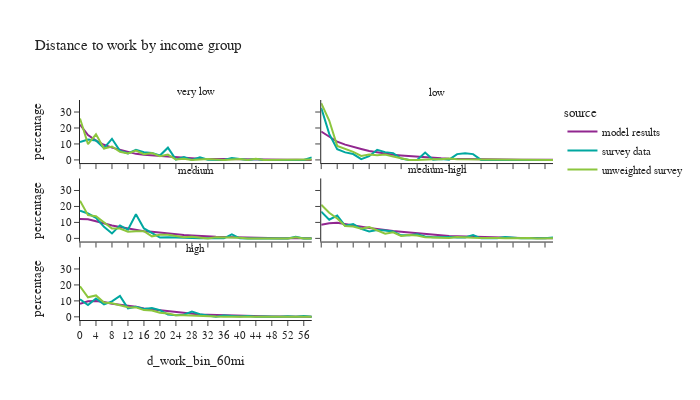

Notebook code cell kept with this figure:
### Code cell
df_plot = per_data.loc[(per_data['is_worker']) & (per_data['d_work_bin_60mi'] != float('nan'))].groupby(['source','hhincome_group','d_work_bin_60mi'])['person_weight'].sum().reset_index()
df_plot['percentage'] = df_plot.groupby(['source','hhincome_group'], group_keys=False)['person_weight']. \
    apply(lambda x: 100 * x / float(x.sum()))
# df_plot

fig2 = px.line(df_plot, x='d_work_bin_60mi', y="percentage", color="source",
               facet_col="hhincome_group", facet_col_wrap=2,
               title="Distance to work by income group")
fig2.for_each_annotation(lambda a: a.update(text = a.text.split("=")[-1]))
fig2.update_layout(height=400, width=700, font=dict(size=11))
fig2.show()

### Figure 1 — Plotly figure (JSON) as saved in the notebook; plotly's stock layout.template omitted (floating-point values rounded to 4 significant figures)
{"data": [{"hovertemplate": "source=model results<br>hhincome_group=very low<br>d_work_bin_60mi=%{x}<br>percentage=%{y}<extra></extra>", "legendgroup": "model results", "line": {"color": "#91268F", "dash": "solid"}, "marker": {"symbol": "circle"}, "mode": "lines", "name": "model results", "orientation": "v", "showlegend": true, "type": "scatter", "x": ["0", "2", "4", "6", "8", "10", "12", "14", "16", "18", "20", "22", "24", "26", "28", "30", "32", "34", "36", "38", "40", "42", "44", "46", "48", "50", "52", "54", "56", "58"], "xaxis": "x5", "y": [22.09, 15.62, 12.05, 9.474, 7.687, 6.245, 4.958, 3.795, 3.187, 2.78, 2.361, 2.029, 1.5, 1.311, 1.079, 0.801, 0.7052, 0.6031, 0.4099, 0.3047, 0.3173, 0.1681, 0.1539, 0.1288, 0.07539, 0.0534, 0.04712, 0.0267, 0.02513, 0.01728], "yaxis": "y5"}, {"hovertemplate": "source=model results<br>hhincome_group=low<br>d_work_bin_60mi=%{x}<br>percentage=%{y}<extra></extra>", "legendgroup": "model results", "line": {"color": "#91268F", "dash": "solid"}, "marker": {"symbol": "circle"}, "mode": "lines", "name": "model results", "orientation": "v", "showlegend": false, "type": "scatter", "x": ["0", "2", "4", "6", "8", "10", "12", "14", "16", "18", "20", "22", "24", "26", "28", "30", "32", "34", "36", "38", "40", "42", "44", "46", "48", "50", "52", "54", "56", "58"], "xaxis": "x6", "y": [17.8, 14.62, 11.4, 9.555, 7.964, 6.823, 5.559, 4.64, 3.828, 3.268, 2.835, 2.395, 1.977, 1.496, 1.215, 0.9677, 0.7595, 0.6412, 0.5093, 0.4577, 0.358, 0.2839, 0.191, 0.1273, 0.1064, 0.08015, 0.05842, 0.02846, 0.02547, 0.03071], "yaxis": "y6"}, {"hovertemplate": "source=model results<br>hhincome_group=medium<br>d_work_bin_60mi=%{x}<br>percentage=%{y}<extra></extra>", "legendgroup": "model results", "line": {"color": "#91268F", "dash": "solid"}, "marker": {"symbol": "circle"}, "mode": "lines", "name": "model results", "orientation": "v", "showlegend": false, "type": "scatter", "x": ["0", "2", "4", "6", "8", "10", "12", "14", "16", "18", "20", "22", "24", "26", "28", "30", "32", "34", "36", "38", "40", "42", "44", "46", "48", "50", "52", "54", "56", "58"], "xaxis": "x3", "y": [12.14, 11.94, 10.7, 9.328, 8.115, 7.08, 6.168, 5.277, 4.512, 4.081, 3.516, 3.038, 2.475, 2.114, 1.78, 1.423, 1.194, 1.024, 0.8951, 0.7383, 0.5955, 0.519, 0.3795, 0.2683, 0.2211, 0.1483, 0.1281, 0.09099, 0.0674, 0.04459], "yaxis": "y3"}, {"hovertemplate": "source=model results<br>hhincome_group=medium-high<br>d_work_bin_60mi=%{x}<br>percentage=%{y}<extra></extra>", "legendgroup": "model results", "line": {"color": "#91268F", "dash": "solid"}, "marker": {"symbol": "circle"}, "mode": "lines", "name": "model results", "orientation": "v", "showlegend": false, "type": "scatter", "x": ["0", "2", "4", "6", "8", "10", "12", "14", "16", "18", "20", "22", "24", "26", "28", "30", "32", "34", "36", "38", "40", "42", "44", "46", "48", "50", "52", "54", "56", "58"], "xaxis": "x4", "y": [8.546, 9.468, 9.804, 8.917, 8.096, 7.333, 6.574, 5.888, 5.065, 4.638, 4.136, 3.682, 3.064, 2.487, 2.184, 1.772, 1.484, 1.333, 1.137, 1.011, 0.8051, 0.6692, 0.5188, 0.4089, 0.3085, 0.2207, 0.1753, 0.1101, 0.09551, 0.06643], "yaxis": "y4"}, {"hovertemplate": "source=model results<br>hhincome_group=high<br>d_work_bin_60mi=%{x}<br>percentage=%{y}<extra></extra>", "legendgroup": "model results", "line": {"color": "#91268F", "dash": "solid"}, "marker": {"symbol": "circle"}, "mode": "lines", "name": "model results", "orientation": "v", "showlegend": false, "type": "scatter", "x": ["0", "2", "4", "6", "8", "10", "12", "14", "16", "18", "20", "22", "24", "26", "28", "30", "32", "34", "36", "38", "40", "42", "44", "46", "48", "50", "52", "54", "56", "58"], "xaxis": "x", "y": [8.184, 9.701, 9.97, 9.349, 8.218, 7.7, 7.126, 6.303, 5.252, 4.674, 4.145, 3.582, 2.951, 2.359, 1.965, 1.542, 1.311, 1.129, 0.9535, 0.8575, 0.6599, 0.5166, 0.423, 0.3298, 0.2503, 0.1829, 0.1498, 0.0891, 0.07108, 0.0562], "yaxis": "y"}, {"hovertemplate": "source=survey data<br>hhincome_group=very low<br>d_work_bin_60mi=%{x}<br>percentage=%{y}<extra></extra>", "legendgroup": "survey data", "line": {"color": "#00A7A0", "dash": "solid"}, "marker": {"symbol": "circle"}, "mode": "lines", "name": "survey data", "orientation": "v", "showlegend": true, "type": "scatter", "x": ["0", "2", "4", "6", "8", "10", "12", "14", "16", "18", "20", "22", "24", "26", "28", "30", "32", "34", "36", "38", "40", "42", "44", "46", "48", "50", "52", "54", "56", "58"], "xaxis": "x5", "y": [11.23, 12.72, 12.13, 7.42, 13.24, 5.646, 4.125, 6.369, 4.829, 4.408, 2.725, 7.671, 0.1839, 1.724, 0.0, 1.602, 0.1217, 0.04413, 0.0, 1.161, 0.4459, 0.0, 0.5668, 0.0, 0.0, 0.0, 0.0, 0.01588, 0.0, 1.619], "yaxis": "y5"}, {"hovertemplate": "source=survey data<br>hhincome_group=low<br>d_work_bin_60mi=%{x}<br>percentage=%{y}<extra></extra>", "legendgroup": "survey data", "line": {"color": "#00A7A0", "dash": "solid"}, "marker": {"symbol": "circle"}, "mode": "lines", "name": "survey data", "orientation": "v", "showlegend": false, "type": "scatter", "x": ["0", "2", "4", "6", "8", "10", "12", "14", "16", "18", "20", "22", "24", "26", "28", "30", "32", "34", "36", "38", "40", "42", "44", "46", "48", "50", "52", "54", "56", "58"], "xaxis": "x6", "y": [32.62, 16.29, 6.712, 4.718, 3.67, 0.4703, 2.317, 6.312, 4.871, 4.263, 0.8622, 0.0, 0.0, 4.651, 0.134, 0.5609, 0.1531, 3.627, 4.105, 3.627, 0.0, 0.0, 0.0, 0.0, 0.0, 0.02932, 0.0, 0.0, 0.0, 0.0], "yaxis": "y6"}, {"hovertemplate": "source=survey data<br>hhincome_group=medium<br>d_work_bin_60mi=%{x}<br>percentage=%{y}<extra></extra>", "legendgroup": "survey data", "line": {"color": "#00A7A0", "dash": "solid"}, "marker": {"symbol": "circle"}, "mode": "lines", "name": "survey data", "orientation": "v", "showlegend": false, "type": "scatter", "x": ["0", "2", "4", "6", "8", "10", "12", "14", "16", "18", "20", "22", "24", "26", "28", "30", "32", "34", "36", "38", "40", "42", "44", "46", "48", "50", "52", "54", "56", "58"], "xaxis": "x3", "y": [17.29, 15.59, 12.91, 7.222, 3.072, 8.124, 5.403, 15.09, 6.224, 3.212, 0.4945, 0.7691, 0.4528, 0.2487, 0.1902, 0.06169, 0.0, 0.1244, 0.0287, 2.479, 0.01627, 0.0, 0.0, 0.0, 0.0, 0.0, 0.0, 1.002, 0.0, 0.0], "yaxis": "y3"}, {"hovertemplate": "source=survey data<br>hhincome_group=medium-high<br>d_work_bin_60mi=%{x}<br>percentage=%{y}<extra></extra>", "legendgroup": "survey data", "line": {"color": "#00A7A0", "dash": "solid"}, "marker": {"symbol": "circle"}, "mode": "lines", "name": "survey data", "orientation": "v", "showlegend": false, "type": "scatter", "x": ["0", "2", "4", "6", "8", "10", "12", "14", "16", "18", "20", "22", "24", "26", "28", "30", "32", "34", "36", "38", "40", "42", "44", "46", "48", "50", "52", "54", "56", "58"], "xaxis": "x4", "y": [16.8, 11.69, 14.26, 7.9, 8.995, 5.969, 4.375, 5.268, 4.978, 4.314, 1.93, 2.035, 2.612, 1.242, 0.7531, 0.9282, 0.9197, 0.5321, 0.5942, 2.025, 0.01558, 0.1305, 0.1312, 0.8136, 0.2146, 0.03548, 0.01923, 0.0, 0.02471, 0.5069], "yaxis": "y4"}, {"hovertemplate": "source=survey data<br>hhincome_group=high<br>d_work_bin_60mi=%{x}<br>percentage=%{y}<extra></extra>", "legendgroup": "survey data", "line": {"color": "#00A7A0", "dash": "solid"}, "marker": {"symbol": "circle"}, "mode": "lines", "name": "survey data", "orientation": "v", "showlegend": false, "type": "scatter", "x": ["0", "2", "4", "6", "8", "10", "12", "14", "16", "18", "20", "22", "24", "26", "28", "30", "32", "34", "36", "38", "40", "42", "44", "46", "48", "50", "52", "54", "56", "58"], "xaxis": "x", "y": [11.05, 7.393, 11.55, 7.797, 9.653, 13.15, 5.341, 6.372, 4.911, 5.526, 4.229, 1.423, 1.034, 1.311, 3.354, 1.696, 0.8708, 0.0705, 0.825, 0.486, 0.1579, 0.4695, 0.02941, 0.2504, 0.1213, 0.01343, 0.4348, 0.02289, 0.4563, 0.0], "yaxis": "y"}, {"hovertemplate": "source=unweighted survey<br>hhincome_group=very low<br>d_work_bin_60mi=%{x}<br>percentage=%{y}<extra></extra>", "legendgroup": "unweighted survey", "line": {"color": "#8CC63E", "dash": "solid"}, "marker": {"symbol": "circle"}, "mode": "lines", "name": "unweighted survey", "orientation": "v", "showlegend": true, "type": "scatter", "x": ["0", "2", "4", "6", "8", "10", "12", "14", "16", "18", "20", "22", "24", "26", "28", "30", "32", "34", "36", "38", "40", "42", "44", "46", "48", "50", "52", "54", "56", "58"], "xaxis": "x5", "y": [25.95, 9.924, 16.03, 7.125, 8.397, 5.089, 4.071, 5.852, 3.562, 4.326, 2.29, 3.308, 0.2545, 0.7634, 0.0, 0.2545, 0.5089, 0.2545, 0.0, 0.2545, 0.5089, 0.0, 0.7634, 0.0, 0.0, 0.0, 0.0, 0.2545, 0.0, 0.2545], "yaxis": "y5"}, {"hovertemplate": "source=unweighted survey<br>hhincome_group=low<br>d_work_bin_60mi=%{x}<br>percentage=%{y}<extra></extra>", "legendgroup": "unweighted survey", "line": {"color": "#8CC63E", "dash": "solid"}, "marker": {"symbol": "circle"}, "mode": "lines", "name": "unweighted survey", "orientation": "v", "showlegend": false, "type": "scatter", "x": ["0", "2", "4", "6", "8", "10", "12", "14", "16", "18", "20", "22", "24", "26", "28", "30", "32", "34", "36", "38", "40", "42", "44", "46", "48", "50", "52", "54", "56", "58"], "xaxis": "x6", "y": [35.56, 24.69, 8.787, 7.113, 5.021, 2.51, 3.347, 2.929, 3.347, 2.092, 0.8368, 0.0, 0.0, 0.4184, 0.4184, 0.4184, 0.8368, 0.4184, 0.4184, 0.4184, 0.0, 0.0, 0.0, 0.0, 0.0, 0.4184, 0.0, 0.0, 0.0, 0.0], "yaxis": "y6"}, {"hovertemplate": "source=unweighted survey<br>hhincome_group=medium<br>d_work_bin_60mi=%{x}<br>percentage=%{y}<extra></extra>", "legendgroup": "unweighted survey", "line": {"color": "#8CC63E", "dash": "solid"}, "marker": {"symbol": "circle"}, "mode": "lines", "name": "unweighted survey", "orientation": "v", "showlegend": false, "type": "scatter", "x": ["0", "2", "4", "6", "8", "10", "12", "14", "16", "18", "20", "22", "24", "26", "28", "30", "32", "34", "36", "38", "40", "42", "44", "46", "48", "50", "52", "54", "56", "58"], "xaxis": "x3", "y": [23.62, 14.56, 13.92, 10.03, 6.149, 6.149, 4.207, 4.531, 4.531, 1.294, 2.265, 2.265, 1.294, 0.6472, 0.9709, 0.6472, 0.0, 0.6472, 0.6472, 0.6472, 0.3236, 0.0, 0.0, 0.0, 0.0, 0.0, 0.0, 0.6472, 0.0, 0.0], "yaxis": "y3"}, {"hovertemplate": "source=unweighted survey<br>hhincome_group=medium-high<br>d_work_bin_60mi=%{x}<br>percentage=%{y}<extra></extra>", "legendgroup": "unweighted survey", "line": {"color": "#8CC63E", "dash": "solid"}, "marker": {"symbol": "circle"}, "mode": "lines", "name": "unweighted survey", "orientation": "v", "showlegend": false, "type": "scatter", "x": ["0", "2", "4", "6", "8", "10", "12", "14", "16", "18", "20", "22", "24", "26", "28", "30", "32", "34", "36", "38", "40", "42", "44", "46", "48", "50", "52", "54", "56", "58"], "xaxis": "x4", "y": [21.11, 16.03, 12.46, 7.728, 7.382, 6.113, 7.036, 4.729, 2.884, 3.806, 1.499, 2.076, 1.73, 0.692, 0.692, 0.4614, 0.2307, 0.8074, 0.346, 0.346, 0.2307, 0.346, 0.2307, 0.1153, 0.2307, 0.1153, 0.2307, 0.0, 0.2307, 0.1153], "yaxis": "y4"}, {"hovertemplate": "source=unweighted survey<br>hhincome_group=high<br>d_work_bin_60mi=%{x}<br>percentage=%{y}<extra></extra>", "legendgroup": "unweighted survey", "line": {"color": "#8CC63E", "dash": "solid"}, "marker": {"symbol": "circle"}, "mode": "lines", "name": "unweighted survey", "orientation": "v", "showlegend": false, "type": "scatter", "x": ["0", "2", "4", "6", "8", "10", "12", "14", "16", "18", "20", "22", "24", "26", "28", "30", "32", "34", "36", "38", "40", "42", "44", "46", "48", "50", "52", "54", "56", "58"], "xaxis": "x", "y": [19.09, 12.24, 13.4, 8.966, 8.544, 7.384, 6.013, 5.907, 4.219, 4.008, 2.532, 2.11, 1.055, 1.055, 0.7384, 0.4219, 0.3165, 0.211, 0.1055, 0.1055, 0.3165, 0.211, 0.1055, 0.211, 0.3165, 0.1055, 0.1055, 0.1055, 0.1055, 0.0], "yaxis": "y"}], "layout": {"annotations": [{"font": {}, "showarrow": false, "text": "high", "x": 0.245, "xanchor": "center", "xref": "paper", "y": 0.2867, "yanchor": "bottom", "yref": "paper"}, {"font": {}, "showarrow": false, "text": "medium", "x": 0.245, "xanchor": "center", "xref": "paper", "y": 0.6433, "yanchor": "bottom", "yref": "paper"}, {"font": {}, "showarrow": false, "text": "medium-high", "x": 0.755, "xanchor": "center", "xref": "paper", "y": 0.6433, "yanchor": "bottom", "yref": "paper"}, {"font": {}, "showarrow": false, "text": "very low", "x": 0.245, "xanchor": "center", "xref": "paper", "y": 1.0, "yanchor": "bottom", "yref": "paper"}, {"font": {}, "showarrow": false, "text": "low", "x": 0.755, "xanchor": "center", "xref": "paper", "y": 1.0, "yanchor": "bottom", "yref": "paper"}], "font": {"size": 11}, "height": 400, "legend": {"title": {"text": "source"}, "tracegroupgap": 0}, "title": {"text": "Distance to work by income group"}, "width": 700, "xaxis": {"anchor": "y", "domain": [0.0, 0.49], "title": {"text": "d_work_bin_60mi"}}, "xaxis2": {"anchor": "y2", "domain": [0.51, 1.0], "matches": "x", "title": {"text": "d_work_bin_60mi"}}, "xaxis3": {"anchor": "y3", "domain": [0.0, 0.49], "matches": "x", "showticklabels": false}, "xaxis4": {"anchor": "y4", "domain": [0.51, 1.0], "matches": "x", "showticklabels": false}, "xaxis5": {"anchor": "y5", "domain": [0.0, 0.49], "matches": "x", "showticklabels": false}, "xaxis6": {"anchor": "y6", "domain": [0.51, 1.0], "matches": "x", "showticklabels": false}, "yaxis": {"anchor": "x", "domain": [0.0, 0.2867], "title": {"text": "percentage"}}, "yaxis2": {"anchor": "x2", "domain": [0.0, 0.2867], "matches": "y", "showticklabels": false}, "yaxis3": {"anchor": "x3", "domain": [0.3567, 0.6433], "matches": "y", "title": {"text": "percentage"}}, "yaxis4": {"anchor": "x4", "domain": [0.3567, 0.6433], "matches": "y", "showticklabels": false}, "yaxis5": {"anchor": "x5", "domain": [0.7133, 1.0], "matches": "y", "title": {"text": "percentage"}}, "yaxis6": {"anchor": "x6", "domain": [0.7133, 1.0], "matches": "y", "showticklabels": false}}}
